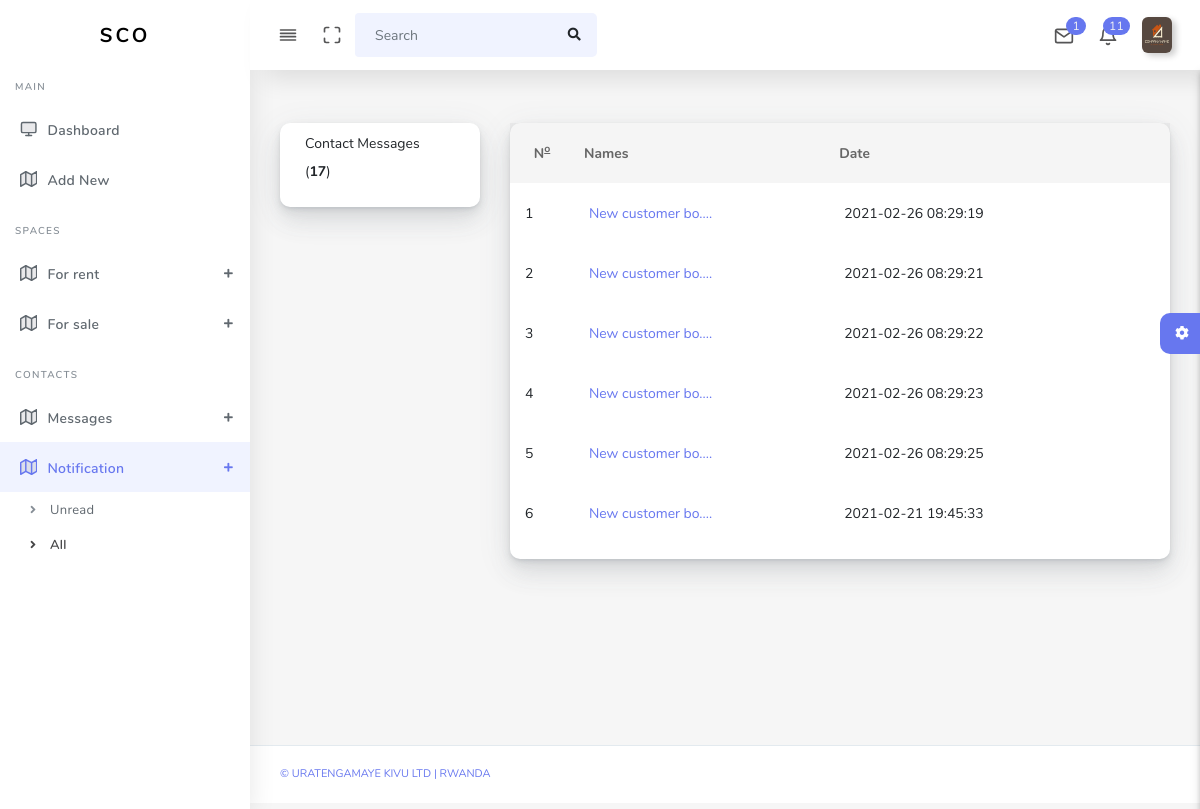
Screenshot of /admin/coAllNotification.php (signed in) with the database file from the repository.
### tables this page shows
CREATE TABLE `companies` (
  `id` int(11) NOT NULL,
  `comName` varchar(255) DEFAULT NULL,
  `comEmail` varchar(255) DEFAULT NULL,
  `comLocation` varchar(255) DEFAULT NULL,
  `comPhone` int(11) DEFAULT NULL,
  `comUsername` varchar(255) DEFAULT NULL,
  `comPassword` varchar(255) DEFAULT NULL,
  `comTIN` varchar(100) DEFAULT NULL,
  `thumbnail` varchar(255) NOT NULL,
  `coStatus` varchar(100) NOT NULL
);

CREATE TABLE `conotification` (
  `id` int(11) NOT NULL,
  `content` varchar(100) NOT NULL,
  `notTime` timestamp NOT NULL DEFAULT current_timestamp() ON UPDATE current_timestamp(),
  `status` varchar(100) NOT NULL,
  `companyId` int(11) NOT NULL
);

### admin/coAllNotification.php (the view, shortened to what this page needs)
<?php
    require_once("includes/db.php");
?>
<!DOCTYPE html>
<html lang="en">
<head>
  <link rel="stylesheet" href="assets/css/app.min.css">
  <link rel="stylesheet" href="assets/css/style.css">
  <link rel="stylesheet" href="assets/css/components.css">
  <link rel="stylesheet" href="assets/css/custom.css">
</head>
<body>
  <div id="app">
      <?php require_once("includes/headerCompany.php")?>
      <?php require_once("includes/left_nav2.php")?>
    <div class="main-wrapper main-wrapper-1">
      <div class="main-content">
        <section class="section">
          <div class="section-body">
            <div class="row">
              <div class="col-xs-12 col-sm-12 col-md-3 col-lg-3">
                <div class="card">
                  <div class="body">
                    <div id="mail-nav">
                      <ul class="" id="mail-folders">
                        <li>
                          <a href="" title="Inbox">Contact Messages &nbsp;
                              <?php
                                $fi = mysqli_query($conn,"SELECT *FROM conotification WHERE companyId='{$_SESSION['spacecompanies']}'") or die(mysqli_error($conn));
                                if (mysqli_num_rows($fi)>0) {
                                    $num = mysqli_num_rows($fi);
                                    echo "(<b>".$num."</b>)";
                                }else{
                                    echo "(<b>0</b>)";
                                }
                              ?>
                          </a>
                        </li>
                      </ul>
                    </div>
                  </div>
                </div>
              </div>
              <div class="col-xs-12 col-sm-12 col-md-9 col-lg-9">
                <div class="card">
                    <div class="boxs mail_listing">
                        <div class="inbox-center table-responsive">
                        <table class="table table-hover">
                            <thead>
                                <tr>
                                    <th class="text-center">
                                        N<sup><u>o</u></sup>
                                    </th>
                                    <th>Names</th>
                                    <th>Date</th>
                                    <th class="hidden-xs" colspan="2">
                                    <div class="pull-right">
                                    </div>
                                    </th>
                                </tr>
                            </thead>
                            <tbody>
                                <?php
                                    $q = mysqli_query($conn,"SELECT *FROM conotification WHERE companyId='{$_SESSION['spacecompanies']}' AND status='read' ORDER BY id DESC limit 20") or die(mysqli_error($conn));
                                    if (mysqli_num_rows($q)>0) {
                                        $count = 1;
                                        while ($fe = mysqli_fetch_array($q)) {
                                           ?>
                                            <tr>
                                                <td class="tbl-checkbox">
                                                    <?= $count;?>
                                                </td>
                                                <td class="hidden-xs"><a href="coUpdateStatus?id=<?= $fe['id']?>"><?= substr($fe['content'],0,15)."....";?></a></td>
                                                <td class="max-texts">
                                                <a href="coUpdateStatus?id=<?= $fe['id']?>"><?= $fe['notTime']?></a>
                                                </td>
                                            </tr>
                                           <?php
                                        $count++;}
                                    }
                                ?>
                            </tbody>
                        </table>
                        </div>
                    </div>
                    </div>
                </div>
            </div>
          </div>
        </section>
        <div class="settingSidebar">
          <a href="javascript:void(0)" class="settingPanelToggle"> <i class="fa fa-spin fa-cog"></i>
          </a>
        </div>
      </div>
      <footer class="main-footer">
        <div class="footer-left">
          <a href="">&copy Uratengamaye Kivu Ltd | Rwanda</a></a>
        </div>
      </footer>
    </div>
  </div>
</body>
</html>

### admin/includes/headerCompany.php (shortened to what this page needs)
<?php
  require_once("db.php");
?>
<nav class="navbar navbar-expand-lg main-navbar sticky">
        <div class="form-inline mr-auto">
          <ul class="navbar-nav mr-3">
            <li><a href="#" data-toggle="sidebar" class="nav-link nav-link-lg
                  collapse-btn"> <i data-feather="align-justify"></i></a></li>
            <li><a href="#" class="nav-link nav-link-lg fullscreen-btn">
                <i data-feather="maximize"></i>
              </a></li>
            <li>
              <form class="form-inline mr-auto">
                <div class="search-element">
                  <input class="form-control" type="search" placeholder="Search" aria-label="Search" data-width="200">
                  <button class="btn" type="submit">
                    <i class="fas fa-search"></i>
                  </button>
                </div>
              </form>
            </li>
          </ul>
        </div>
        <ul class="navbar-nav navbar-right">
          <li class="dropdown dropdown-list-toggle">
            <a href="#" data-toggle="dropdown" class="nav-link nav-link-lg message-toggle">
              <i data-feather="mail"></i>
              <span class="badge headerBadge1">
                <?php
                  $se = mysqli_query($conn,"SELECT *FROM contactco WHERE companyId='{$_SESSION['spacecompanies']}' AND  status1='unread'") or die(mysqli_error($conn));
                  if (mysqli_num_rows($se)>0) {
                    $number = mysqli_num_rows($se);
                    echo $number;
                  }else{
                    echo "0";
                  }
                ?>
              </span>
            </a>
          </li>
          <li class="dropdown dropdown-list-toggle">
            <a href="#" data-toggle="dropdown" class="nav-link message-toggle nav-link-lg">
              <i data-feather="bell" class="bell"></i>
                <span class="badge headerBadge1">
                  <?php
                    $se = mysqli_query($conn,"SELECT *FROM conotification WHERE companyId='{$_SESSION['spacecompanies']}' AND status = 'unread' ORDER BY id DESC") or die(mysqli_error($conn));
                    if ((mysqli_num_rows($se)>0)) {
                      $number = mysqli_num_rows($se);
                      $total = $number;
                    echo $total;
                    }else{
                      echo "0";
                    }
                  ?>
                </span>
            </a>
          </li>
          <?php
            $m = mysqli_query($conn,"SELECT *FROM companies WHERE id = '{$_SESSION['spacecompanies']}'") or die(mysqli_error($conn));
            $pro = mysqli_fetch_array($m);
          ?>
          <li class="dropdown dropdown-list-toggle">
            <a href="#" data-toggle="dropdown" class="nav-link dropdown-toggle nav-link-lg nav-link-user">
              <img alt="image" src="media/companies/<?= $pro['thumbnail'];?>" style="height:100%;" class="user-img-radious-style"><span class="d-sm-none d-lg-inline-block"></span>
            </a>
          </li>
        </ul>
  </nav>

### rows the page displays
companies: thumbnail (picture)
conotification: content "New customer bo", notTime "2021-02-26 08:29:19"
conotification: content "New customer bo", notTime "2021-02-26 08:29:21"
conotification: content "New customer bo", notTime "2021-02-26 08:29:22"
conotification: content "New customer bo", notTime "2021-02-26 08:29:23"
conotification: content "New customer bo", notTime "2021-02-26 08:29:25"
conotification: content "New customer bo", notTime "2021-02-21 19:45:33"

### other values shown
$number "1"
$total "11"
$num "17"
